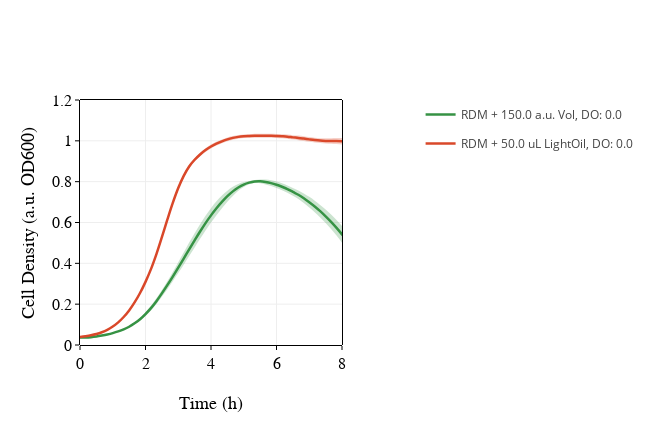

Write notebook code for a chart like this one.
### Code cell
pts_per_hour = 6
feature=None
layout = go.Layout(height=425, width=650, legend=dict(x= 1.3),

                   xaxis=dict(title='Time (h)',
                              titlefont=dict(family='Arial', size=18, color='black'),
                              showline=True, linewidth=1, linecolor='black', mirror=True, side='bottom',
                              ticks='outside', ticklen=4, tickangle=0, nticks=8,
                              tickfont=dict(size=16, family='Arial', color='black'), tickcolor='black',
                              showgrid=True,zeroline=False,range=(0,8)),

                   yaxis2=dict(title='Cell Density (a.u. OD600)',
                              titlefont=dict(family='Myriad Pro regular', size=18, color='black'),
                              showline=True, linewidth=1, linecolor='black', mirror=True,
                              ticks='outside', ticklen=4, tickangle=0, range=(0,1.2),
                              tickfont=dict(family='Myriad Pro regular',size=16, color='black'), tickcolor='black', 
                              showgrid=True,zeroline=False,anchor='x',side='left'),
                  
                  yaxis=dict(title='Instantaneous Growth Rate (1/h)',
                            titlefont=dict(family='Myriad Pro', size=18, color='black'),
                             visible=False,

                              anchor='x', side='right', showgrid=False, zeroline=False,
                            tickfont=dict(family='Myriad Pro',size=16, color='black'), tickcolor='black', 

                              range=(0, 2.2),showline=True, linewidth=1, linecolor='black', mirror=True,
                              ticks='outside', ticklen=4, tickangle=0))

rep_list = [replicate for replicate in expt_anaer.replicate_trials if
            str(replicate.trial_identifier.strain.parent) == 'WT' and 
                      list(replicate.trial_identifier.media.components.values())[0].concentration!=200 and
                      'HeavyOil' not in str(replicate.trial_identifier.media.components)]

rep_list = sorted(rep_list, key=lambda rep: str(rep.trial_identifier))

tracelist = growth_plot(replicate_trials=rep_list,
                                pts_per_hour=pts_per_hour,
                                plot_start=0, plot_end=51)
if tracelist:
    fig = go.Figure(data=tracelist, layout=layout)
    fig.update()
    plot(fig)#, image='svg')
    #pio.write_image(fig,"Figures/si_fig_2.svg",format='svg')
